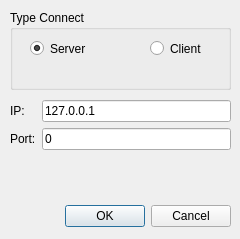
<?xml version="1.0" encoding="UTF-8"?>
<ui version="4.0">
 <class>ConnectedDialog</class>
 <widget class="QDialog" name="ConnectedDialog">
  <property name="geometry">
   <rect>
    <x>0</x>
    <y>0</y>
    <width>240</width>
    <height>239</height>
   </rect>
  </property>
  <property name="minimumSize">
   <size>
    <width>240</width>
    <height>239</height>
   </size>
  </property>
  <property name="maximumSize">
   <size>
    <width>240</width>
    <height>239</height>
   </size>
  </property>
  <property name="windowTitle">
   <string>Dialog</string>
  </property>
  <widget class="QDialogButtonBox" name="buttonBox">
   <property name="geometry">
    <rect>
     <x>10</x>
     <y>200</y>
     <width>221</width>
     <height>32</height>
    </rect>
   </property>
   <property name="orientation">
    <enum>Qt::Horizontal</enum>
   </property>
   <property name="standardButtons">
    <set>QDialogButtonBox::Cancel|QDialogButtonBox::Ok</set>
   </property>
  </widget>
  <widget class="QGroupBox" name="groupBox">
   <property name="geometry">
    <rect>
     <x>10</x>
     <y>10</y>
     <width>221</width>
     <height>80</height>
    </rect>
   </property>
   <property name="title">
    <string>Type Connect</string>
   </property>
   <widget class="QRadioButton" name="ServerButton">
    <property name="geometry">
     <rect>
      <x>20</x>
      <y>30</y>
      <width>82</width>
      <height>17</height>
     </rect>
    </property>
    <property name="text">
     <string>Server</string>
    </property>
    <property name="checked">
     <bool>true</bool>
    </property>
   </widget>
   <widget class="QRadioButton" name="ClientButton">
    <property name="geometry">
     <rect>
      <x>140</x>
      <y>30</y>
      <width>71</width>
      <height>17</height>
     </rect>
    </property>
    <property name="text">
     <string>Client</string>
    </property>
   </widget>
  </widget>
  <widget class="QWidget" name="formLayoutWidget">
   <property name="geometry">
    <rect>
     <x>10</x>
     <y>100</y>
     <width>221</width>
     <height>81</height>
    </rect>
   </property>
   <layout class="QFormLayout" name="formLayout">
    <item row="0" column="0">
     <widget class="QLabel" name="label">
      <property name="text">
       <string>IP:</string>
      </property>
     </widget>
    </item>
    <item row="1" column="1">
     <widget class="QLineEdit" name="PortEdit">
      <property name="text">
       <string>0</string>
      </property>
      <property name="maxLength">
       <number>5</number>
      </property>
     </widget>
    </item>
    <item row="1" column="0">
     <widget class="QLabel" name="label_2">
      <property name="text">
       <string>Port:</string>
      </property>
     </widget>
    </item>
    <item row="0" column="1">
     <widget class="QLineEdit" name="IPEdit">
      <property name="text">
       <string>127.0.0.1</string>
      </property>
     </widget>
    </item>
   </layout>
  </widget>
 </widget>
 <resources/>
 <connections>
  <connection>
   <sender>buttonBox</sender>
   <signal>rejected()</signal>
   <receiver>ConnectedDialog</receiver>
   <slot>reject()</slot>
   <hints>
    <hint type="sourcelabel">
     <x>316</x>
     <y>260</y>
    </hint>
    <hint type="destinationlabel">
     <x>286</x>
     <y>274</y>
    </hint>
   </hints>
  </connection>
  <connection>
   <sender>buttonBox</sender>
   <signal>accepted()</signal>
   <receiver>ConnectedDialog</receiver>
   <slot>accept()</slot>
   <hints>
    <hint type="sourcelabel">
     <x>248</x>
     <y>254</y>
    </hint>
    <hint type="destinationlabel">
     <x>157</x>
     <y>274</y>
    </hint>
   </hints>
  </connection>
 </connections>
</ui>
